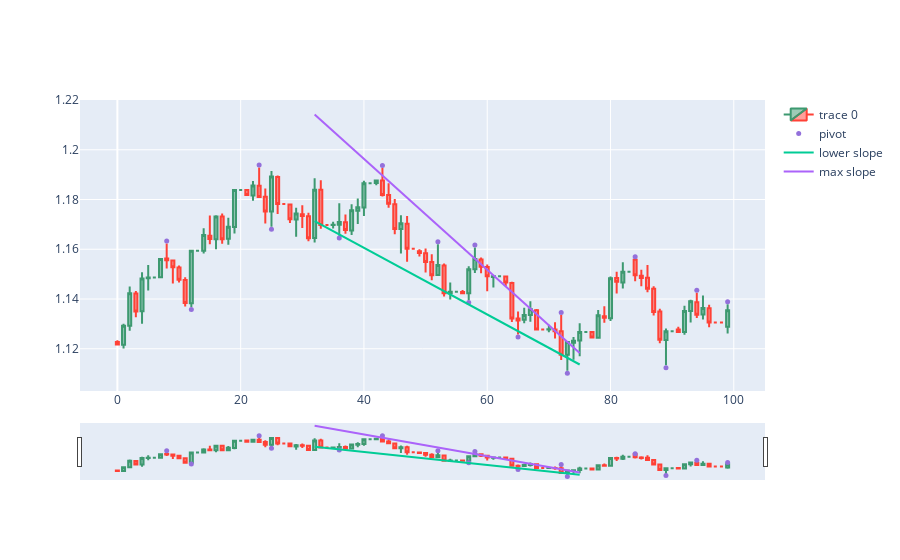

Notebook cell for this chart:
### Code cell
#dfpl = df[candle-backcandles-window-5:candle+200]

fig = go.Figure(data=[go.Candlestick(x=dfpl.index,
                open=dfpl['Open'],
                high=dfpl['High'],
                low=dfpl['Low'],
                close=dfpl['Close'])])

fig.add_scatter(x=dfpl.index, y=dfpl['pointpos'], mode="markers",
                marker=dict(size=5, color="MediumPurple"),
                name="pivot")

sl_lows, interc_lows, sl_highs, interc_highs, r_sq_l, r_sq_h = collect_channel(candle, backcandles, window)
print(r_sq_l, r_sq_h)
x = np.array(range(candle-backcandles-window, candle+1))
fig.add_trace(go.Scatter(x=x, y=sl_lows*x + interc_lows, mode='lines', name='lower slope'))
fig.add_trace(go.Scatter(x=x, y=sl_highs*x + interc_highs, mode='lines', name='max slope'))
#fig.update_layout(xaxis_rangeslider_visible=False)
fig.show()
